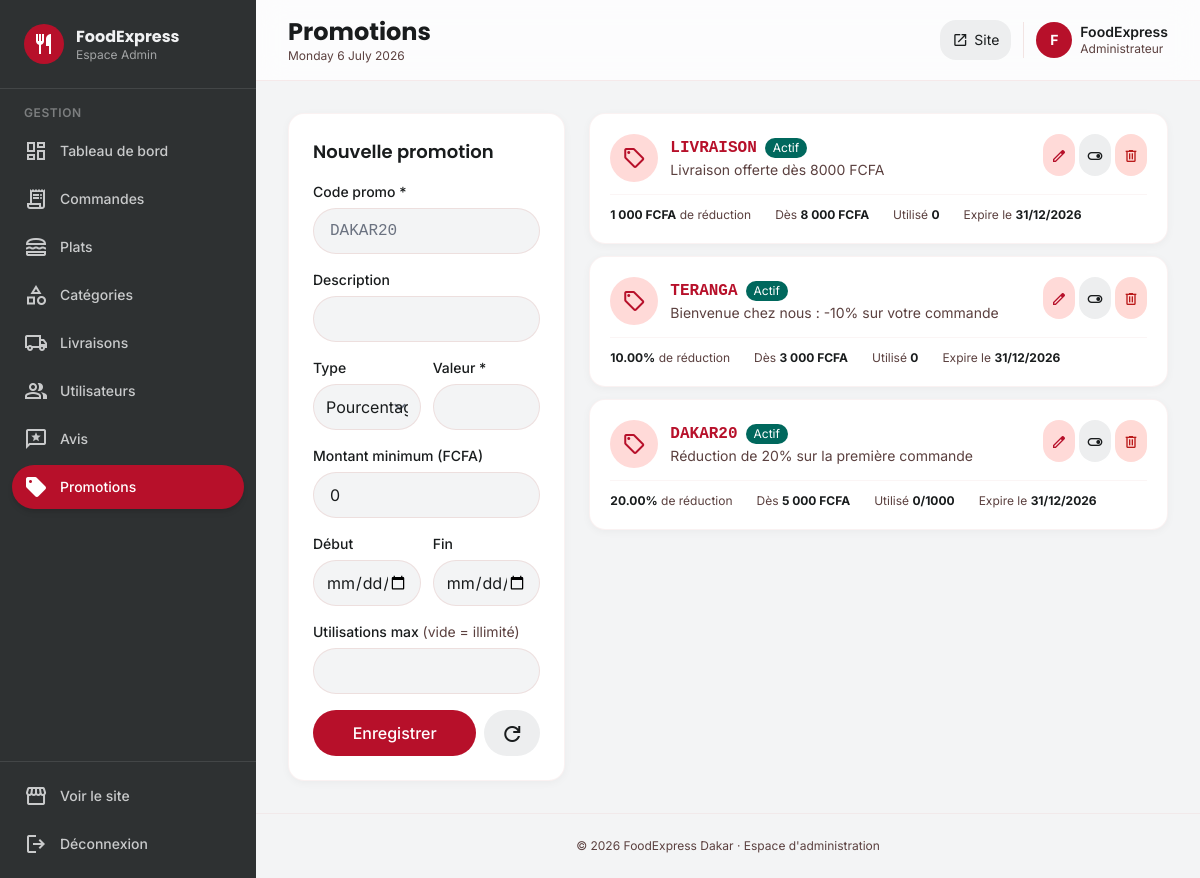
The app's page /admin/promotions.php (signed in) with its own data.
### tables this page shows
CREATE TABLE IF NOT EXISTS promotions (
    id INT AUTO_INCREMENT PRIMARY KEY,
    code VARCHAR(50) NOT NULL UNIQUE,
    description VARCHAR(255),
    type ENUM('pourcentage','montant_fixe') DEFAULT 'pourcentage',
    valeur DECIMAL(10,2) NOT NULL,
    montant_min DECIMAL(10,2) DEFAULT 0,
    date_debut DATE,
    date_fin DATE,
    utilisations_max INT DEFAULT NULL,
    utilisations INT DEFAULT 0,
    actif TINYINT(1) DEFAULT 1
);

### includes/functions.php (called while the page is built, shortened)
<?php
function e($value) {
    return htmlspecialchars((string)$value, ENT_QUOTES | ENT_HTML5, 'UTF-8');
}
function formatPrice($amount) {
    return number_format((float)$amount, 0, ',', ' ') . ' FCFA';
}

### admin/promotions.php (the view, shortened to what this page needs)
<?php
require_once __DIR__ . '/../config/database.php';
$promotions = $pdo->query("SELECT * FROM promotions ORDER BY actif DESC, id DESC")->fetchAll();
include __DIR__ . '/../includes/admin-sidebar.php';
?>
<div class="grid grid-cols-1 lg:grid-cols-3 gap-6">
    <div class="lg:col-span-1">
        <div class="bg-white rounded-2xl p-6 shadow-soft border border-outline-variant/20 sticky top-24">
            <h3 class="font-display font-semibold text-lg mb-4" id="formTitle">Nouvelle promotion</h3>
            <form method="post" class="space-y-4">
                <div>
                    <label class="block text-sm font-medium mb-1.5">Code promo *</label>
                    <input type="text" name="code" id="pCode" required placeholder="DAKAR20" style="text-transform:uppercase"
                           class="w-full px-4 py-2.5 bg-surface-container-low border border-outline-variant/40 rounded-xl focus:border-primary font-mono">
                </div>
                <div>
                    <label class="block text-sm font-medium mb-1.5">Description</label>
                    <input type="text" name="description" id="pDesc"
                           class="w-full px-4 py-2.5 bg-surface-container-low border border-outline-variant/40 rounded-xl focus:border-primary">
                </div>
                <div class="grid grid-cols-2 gap-3">
                    <div>
                        <label class="block text-sm font-medium mb-1.5">Type</label>
                        <select name="type" id="pType" class="w-full px-3 py-2.5 bg-surface-container-low border border-outline-variant/40 rounded-xl focus:border-primary">
                            <option value="pourcentage">Pourcentage</option>
                        </select>
                    </div>
                    <div>
                        <label class="block text-sm font-medium mb-1.5">Valeur *</label>
                        <input type="number" name="valeur" id="pValeur" required step="0.01" min="0"
                               class="w-full px-3 py-2.5 bg-surface-container-low border border-outline-variant/40 rounded-xl focus:border-primary">
                    </div>
                </div>
                <div>
                    <label class="block text-sm font-medium mb-1.5">Montant minimum (FCFA)</label>
                    <input type="number" name="montant_min" id="pMin" value="0" min="0"
                           class="w-full px-4 py-2.5 bg-surface-container-low border border-outline-variant/40 rounded-xl focus:border-primary">
                </div>
                <div class="grid grid-cols-2 gap-3">
                    <div>
                        <label class="block text-sm font-medium mb-1.5">Début</label>
                        <input type="date" name="date_debut" id="pDebut"
                               class="w-full px-3 py-2.5 bg-surface-container-low border border-outline-variant/40 rounded-xl focus:border-primary">
                    </div>
                    <div>
                        <label class="block text-sm font-medium mb-1.5">Fin</label>
                        <input type="date" name="date_fin" id="pFin"
                               class="w-full px-3 py-2.5 bg-surface-container-low border border-outline-variant/40 rounded-xl focus:border-primary">
                    </div>
                </div>
                <div>
                    <label class="block text-sm font-medium mb-1.5">Utilisations max <span class="text-on-surface-variant font-normal">(vide = illimité)</span></label>
                    <input type="number" name="utilisations_max" id="pMax" min="1"
                           class="w-full px-4 py-2.5 bg-surface-container-low border border-outline-variant/40 rounded-xl focus:border-primary">
                </div>
                <div class="flex gap-2">
                    <button type="submit" class="flex-1 py-2.5 bg-primary text-white font-medium rounded-xl hover:brightness-110 active:scale-95 transition-all">Enregistrer</button>
                    <button type="button" onclick="resetForm()" class="px-4 py-2.5 bg-surface-container rounded-xl hover:bg-surface-container-high transition-colors">
                        <span class="material-symbols-outlined">refresh</span>
                    </button>
                </div>
            </form>
        </div>
    </div>
    <div class="lg:col-span-2 space-y-3">
        <?php foreach ($promotions as $p): ?>
            <div class="bg-white rounded-2xl p-5 shadow-soft border border-outline-variant/20 <?= !$p['actif'] ? 'opacity-60' : '' ?>">
                <div class="flex items-start justify-between gap-3">
                    <div class="flex items-center gap-3">
                        <div class="w-12 h-12 rounded-xl bg-primary-fixed flex items-center justify-center">
                            <span class="material-symbols-outlined text-primary">sell</span>
                        </div>
                        <div>
                            <div class="flex items-center gap-2">
                                <span class="font-mono font-bold text-primary"><?= e($p['code']) ?></span>
                                <span class="text-xs px-2 py-0.5 rounded-full <?= $p['actif'] ? 'bg-tertiary text-white' : 'bg-surface-container text-on-surface-variant' ?>">
                                    <?= $p['actif'] ? 'Actif' : 'Inactif' ?>
                                </span>
                            </div>
                            <p class="text-sm text-on-surface-variant"><?= e($p['description'] ?: 'Sans description') ?></p>
                        </div>
                    </div>
                    <div class="flex gap-1">
                        <button onclick='editPromo(<?= json_encode($p, JSON_HEX_APOS | JSON_HEX_QUOT) ?>)'
                                class="p-2 bg-primary-fixed text-primary rounded-lg hover:bg-primary-fixed-dim transition-colors">
                            <span class="material-symbols-outlined text-base">edit</span>
                        </button>
                        <form method="post">
                            <button class="p-2 bg-surface-container rounded-lg hover:bg-surface-container-high transition-colors">
                                <span class="material-symbols-outlined text-base"><?= $p['actif'] ? 'toggle_on' : 'toggle_off' ?></span>
                            </button>
                        </form>
                        <form method="post" onsubmit="return confirm('Supprimer ce code promo ?');">
                            <button class="p-2 bg-error-container text-error rounded-lg hover:bg-error hover:text-white transition-colors">
                                <span class="material-symbols-outlined text-base">delete</span>
                            </button>
                        </form>
                    </div>
                </div>
                <div class="flex flex-wrap gap-x-6 gap-y-1 mt-3 pt-3 border-t border-outline-variant/15 text-xs text-on-surface-variant">
                    <span><strong class="text-on-surface"><?= $p['type'] === 'pourcentage' ? $p['valeur'] . '%' : formatPrice($p['valeur']) ?></strong> de réduction</span>
                    <span>Dès <strong class="text-on-surface"><?= formatPrice($p['montant_min']) ?></strong></span>
                    <span>Utilisé <strong class="text-on-surface"><?= $p['utilisations'] ?><?= $p['utilisations_max'] ? '/' . $p['utilisations_max'] : '' ?></strong></span>
                    <?php if ($p['date_fin']): ?>
                        <span>Expire le <strong class="text-on-surface"><?= date('d/m/Y', strtotime($p['date_fin'])) ?></strong></span>
                    <?php endif; ?>
                </div>
            </div>
        <?php endforeach; ?>
    </div>
</div>
<?php include __DIR__ . '/../includes/admin-footer.php'; ?>

### includes/head.php (style rules this page uses)
* { font-family: 'Inter', sans-serif; }
h1, h2, h3, h4, h5, .font-display { font-family: 'Poppins', sans-serif; }
.material-symbols-outlined { font-variation-settings: 'FILL' 0, 'wght' 400, 'GRAD' 0, 'opsz' 24; vertical-align: middle; }
body { background: #f8f9fa; color: #191c1d; }

### records on screen
promotions: code "LIVRAISON", actif "Actif", description "Livraison offerte dès 8000 FCFA", valeur "1 000 FCFA", montant_min "8 000 FCFA", utilisations "0", date_fin "31/12/2026"
promotions: code "TERANGA", actif "Actif", description "Bienvenue chez nous : -10% sur votre commande", valeur "10.00", montant_min "3 000 FCFA", utilisations "0", date_fin "31/12/2026"
promotions: code "DAKAR20", actif "Actif", description "Réduction de 20% sur la première commande", valeur "20.00", montant_min "5 000 FCFA", utilisations "0", utilisations_max "1000", date_fin "31/12/2026"

### other values on screen
$item['label'] "Tableau de bord"
$item['label'] "Commandes"
$item['label'] "Plats"
$item['label'] "Catégories"
$item['label'] "Livraisons"
$item['label'] "Utilisateurs"
$item['label'] "Avis"
$item['label'] "Promotions"
$pageTitle "Promotions"
substr($_SESSION['user_prenom'] ?? 'A', 0, 1) "F"
$_SESSION['user_prenom'] "FoodExpress"
